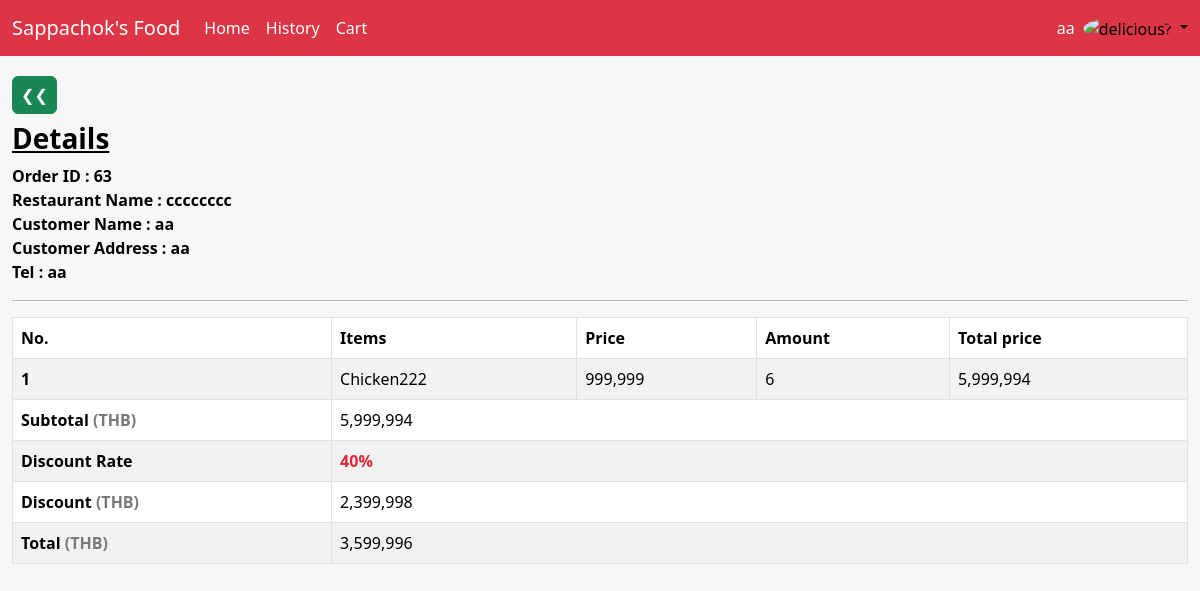
Page /customer/view_order.php?order_id=63 (signed in) on the committed database.
### tables this page shows
CREATE TABLE `user` (
  `user_id` int(11) NOT NULL,
  `username` varchar(20) NOT NULL,
  `password` varchar(30) NOT NULL,
  `full_name` varchar(100) NOT NULL,
  `user_type` varchar(50) NOT NULL COMMENT 'ADMIN\r\nRESTAU_ADMIN\r\nCUSTOMER\r\nRIDER\r\n',
  `address` varchar(100) NOT NULL,
  `picture` varchar(400) DEFAULT NULL,
  `email` varchar(319) NOT NULL,
  `tel` varchar(50) NOT NULL,
  `car_regis_no` varchar(50) DEFAULT NULL,
  `status` int(1) NOT NULL
);

CREATE TABLE `food_order_detail` (
  `id` int(255) NOT NULL,
  `order_id` int(255) NOT NULL,
  `food_id` int(255) NOT NULL,
  `restau_id` int(11) NOT NULL,
  `user_id` int(255) NOT NULL,
  `amount` bigint(255) NOT NULL,
  `price` bigint(255) NOT NULL,
  `total_price` bigint(255) NOT NULL
);

CREATE TABLE `food` (
  `food_id` int(11) NOT NULL,
  `restau_id` int(11) NOT NULL,
  `name` varchar(50) NOT NULL,
  `cate_id` int(11) NOT NULL,
  `picture` varchar(1000) DEFAULT NULL,
  `price` bigint(255) NOT NULL
);

### customer/view_order.php (the view, shortened to what this page needs)
<?php
include("../header.php");
$order_id = $_GET['order_id'];
?>
<div class='container-fluid table-responsive' style="margin-top: 20px;">
    <h4 style="color:#0010ff;">
        <a href='history.php' class="btn btn-success px-2">❮❮</a>
    </h4>
    <div class='d-flex mb-2'>
        <h3 class='my-auto me-2'><u><b>Details</b></u></h3>
    </div>
    <p>
        <?php
        $sql = "select * from restau
        join food_order on (restau.restau_id = food_order.restau_id)
        where food_order.order_id=$order_id and food_order.restau_id = restau.restau_id";
        $query = $mysqli -> query($sql);
        $obj = $query -> fetch_object();
        $user_id = $obj -> user_id;
        $getuser = "select * from user where user_id=$user_id";
        $query = $mysqli -> query($getuser);
        $user_obj = $query -> fetch_object();
        ?>
        <b>Order ID : <?php echo $order_id; ?>
        <br>Restaurant Name : <?php echo $_SESSION['restau_name']; ?>
        <br>Customer Name : <?php echo $user_obj -> username; ?>
        <br>Customer Address : <?php echo $user_obj -> address; ?>
        <br>Tel : <?php echo $user_obj -> tel; ?>
        </b>
    </p>
    <hr>
    <table class="table table-white table-bordered table-striped" style='margin-top: 6px;'>
        <thead>
            <tr style="background-color:#ff8582;">
            <th scope="col">No.</th>
            <th scope="col">Items</th>
            <th scope="col">Price</th>
            <th scope="col">Amount</th>
            <th scope="col">Total price</th>
            </tr>
        </thead>
        <tbody>
            <?php
            $sql = "select * from food_order_detail
            join food on (food.restau_id = food_order_detail.restau_id)
            where food_order_detail.order_id=$order_id and food.food_id=food_order_detail.food_id";
            $result = $mysqli -> query($sql);
            if ($result -> num_rows > 0) {
            $index = 0;
            $subtotal2 = 0;
            $discount2 = 0;
            $total2 = 0;
            while ($obj = $result -> fetch_object()) {
            $index++;
            $price2 = $obj -> price * $obj -> amount;
            $subtotal2 = $subtotal2 + $price2;
            $discount2 = 0;
            if ($_SESSION['discountPercent'] != 0)
            {
                $discount2 = ($_SESSION['discountPercent'] / 100) * $subtotal2;
            }
            else
            {
                $discount2 = 0;
            }
            $total2 = $subtotal2 - $discount2;
            ?>
                <tr>
                    <th scope="row"><?php echo $index; ?></th>
                    <td><?php echo $obj -> name ?></td>
                    <td><?php echo number_format($obj -> price); ?></td>
                    <td><?php echo number_format($obj -> amount); ?></td>
                    <td><?php echo number_format($obj -> total_price); ?></td>
                </tr>
            <?php } } ?>
            <tr>
                <th scope="row">Subtotal <span style="color:#797979;">(THB)</span></th>
                <td colspan='5'><?php if (isset($subtotal2)) { echo number_format($subtotal2); } else { echo "0"; } ?></td>
            </tr>
            <tr>
                <th scope="row">Discount Rate</th>
                <td colspan='5'style="color:#df2637;"><b><?php if ($_SESSION['discountPercent'] != 0) { echo $_SESSION['discountPercent'] . "%"; } else if ($_SESSION['discountPercent'] == 0 ) { echo "No discount ;("; } ?></b></td>
            </tr>
            <tr>
                <th scope="row">Discount <span style="color:#797979;">(THB)</span></th>
                <td colspan='5'><?php if (isset($discount2)) { echo number_format($discount2); } else { echo "0"; } ?></td>
            </tr>
            <tr>
                <th scope="row">Total <span style="color:#797979;">(THB)</span></th>
                <td colspan='5'><?php if (isset($total2)) { echo number_format($total2); } else { echo "0"; } ?></td>
            </tr>
        </tbody>
    </table>
</div>
<?php
include("../footer.php");
?>

### header.php (style rules this page uses)
body, html { background-color: #f7f7f7; color: black; }

### rows in the picture
user: username "aa", address "aa", tel "aa"
food_order_detail: food.name "Chicken222", food.price "999,999", amount "6", total_price "5,999,994"

### other values in the picture
$_SESSION['username'] "aa"
$order_id "63"
$_SESSION['restau_name'] "cccccccc"
$subtotal2 "5,999,994"
$_SESSION['discountPercent'] "40"
$discount2 "2,399,998"
$total2 "3,599,996"
